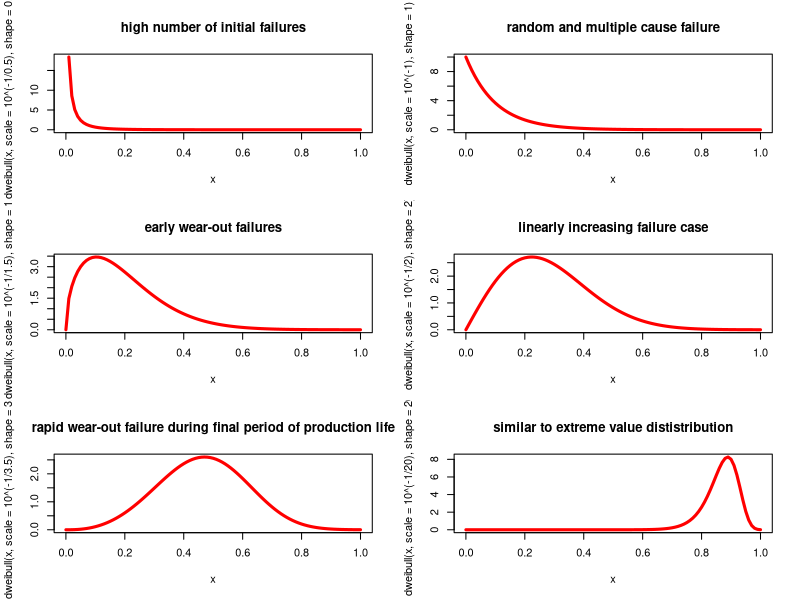

Write the R code that produced this figure.

# Statistical computing
# Spring 2015
# Weibull

x<-rlnorm(10000)
alpha=10
par(mfrow=c(3,2))
curve(dweibull(x, scale=10^(-1/0.5),shape=0.5),lwd=3,col="red",main="high number of initial failures")
curve(dweibull(x, scale=10^(-1),shape=1),lwd=3,col="red",main="random and multiple cause failure")
curve(dweibull(x, scale=10^(-1/1.5),shape=1.5),lwd=3,col="red",main="early wear-out failures")
curve(dweibull(x, scale=10^(-1/2),shape=2),lwd=3,col="red",main="linearly increasing failure case")
curve(dweibull(x, scale=10^(-1/3.5),shape=3.5),lwd=3,col="red",main="rapid wear-out failure during final period of production life")
curve(dweibull(x, scale=10^(-1/20),shape=20),lwd=3,col="red",main="similar to extreme value dististribution")